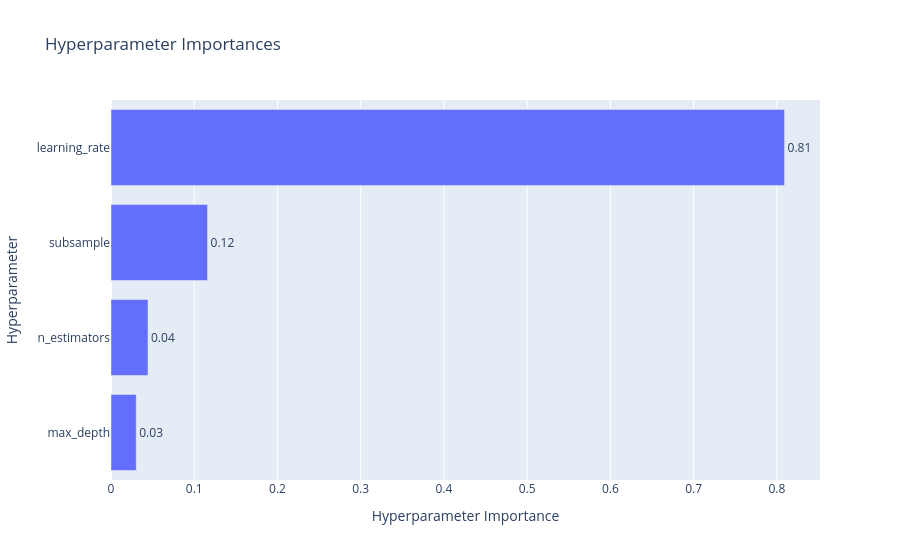

The code cell stored with this chart in its notebook:
### Code cell
# Plot parameter importances
plot_param_importances(study)

### Figure 1 — Plotly figure (JSON) as saved in the notebook; plotly's stock layout.template omitted (floating-point values rounded to 4 significant figures)
{"data": [{"cliponaxis": false, "hovertemplate": ["max_depth (IntDistribution): 0.03032108125177529<extra></extra>", "n_estimators (IntDistribution): 0.044467148283055855<extra></extra>", "subsample (FloatDistribution): 0.11598082768944923<extra></extra>", "learning_rate (FloatDistribution): 0.8092309427757197<extra></extra>"], "name": "Objective Value", "orientation": "h", "text": ["0.03", "0.04", "0.12", "0.81"], "textposition": "outside", "type": "bar", "x": [0.03032, 0.04447, 0.116, 0.8092], "y": ["max_depth", "n_estimators", "subsample", "learning_rate"]}], "layout": {"title": {"text": "Hyperparameter Importances"}, "xaxis": {"title": {"text": "Hyperparameter Importance"}}, "yaxis": {"title": {"text": "Hyperparameter"}}}}
